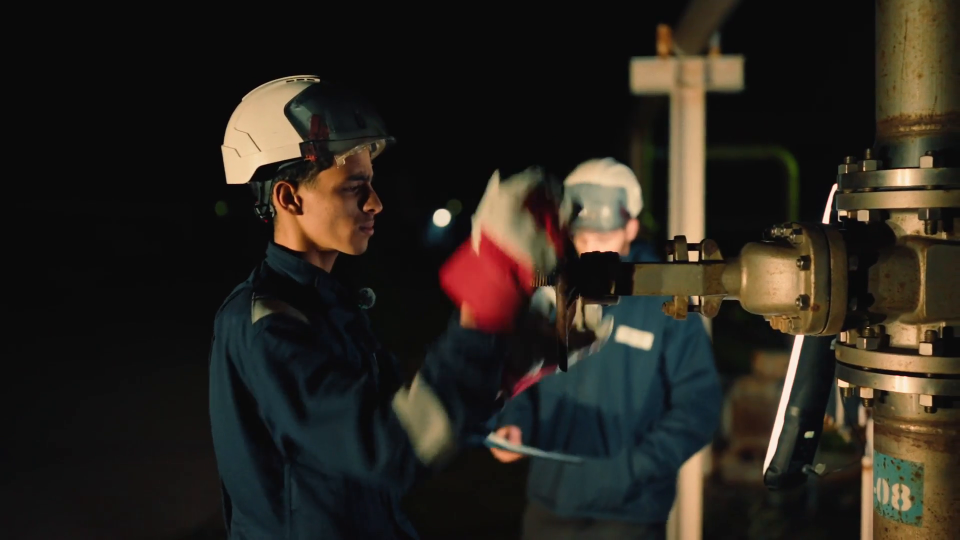
#> input picture frame 12 of video/15561206_1920_1080_25fps.mp4, 1920 x 1080 px, given in place of mantenimiento-1.mp4, which was not available (shown at 1/2 size)
$ python check_fps.py
#> lines starting #> are read from the running program, lines starting #| are printed output that depends on the picture
import cv2

cap = cv2.VideoCapture('video/mantenimiento-1.mp4')
fps = cap.get(cv2.CAP_PROP_FPS)
count = cap.get(cv2.CAP_PROP_FRAME_COUNT)
duration = count / fps if fps > 0 else 0
print(f"FPS: {fps}, Frame count: {count}, Duration: {duration:.2f} seconds")

# Read a few timestamps
for i in range(10):
    ret, frame = cap.read()
    if not ret: break
    msec = cap.get(cv2.CAP_PROP_POS_MSEC)
    print(f"Frame {i}: timestamp {msec:.1f}ms")
#> this loop made 10 passes
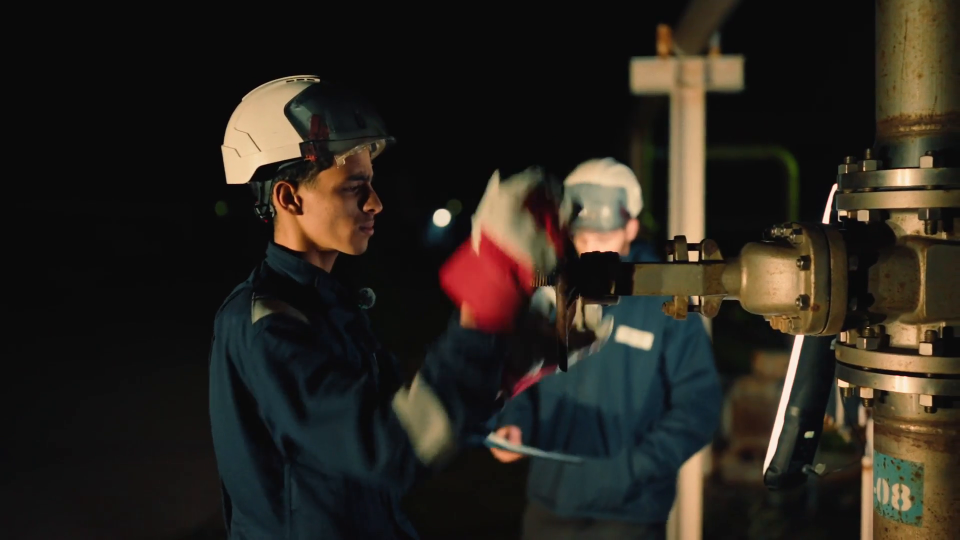
#> input picture frame 12 of video/15561206_1920_1080_25fps.mp4, 1920 x 1080 px, given in place of mantenimiento-1.mp4, which was not available (shown at 1/2 size)
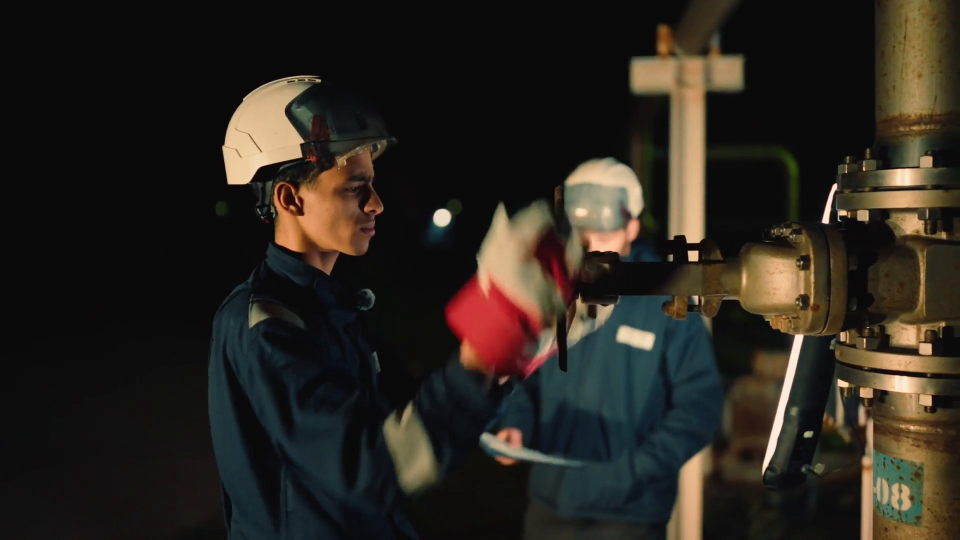
#> input picture frame 13 of video/15561206_1920_1080_25fps.mp4, 1920 x 1080 px, given in place of mantenimiento-1.mp4, which was not available (shown at 1/2 size)
#> pass 3, `ret, frame = cap.read()`:
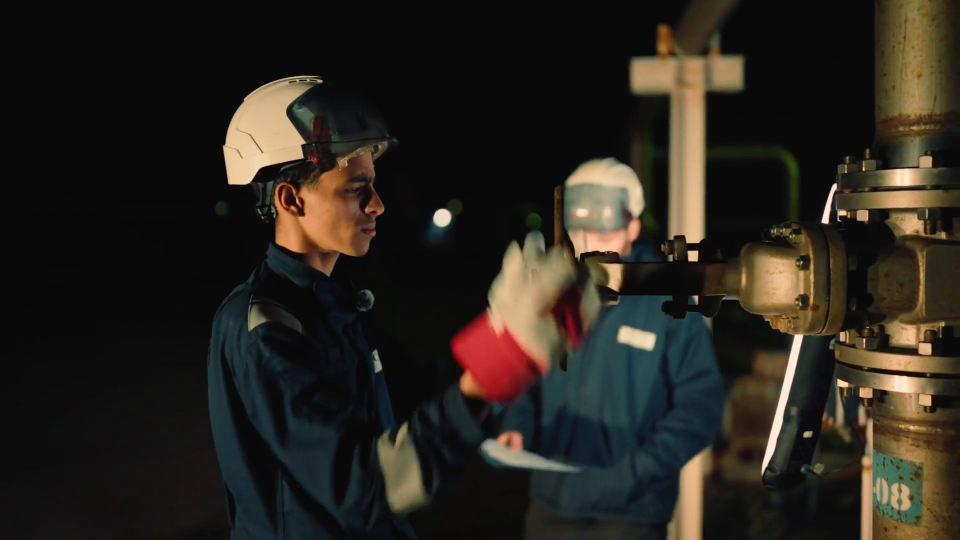
#> frame: shape (1080, 1920, 3) (shown at 1/2 size); mean B, G, R 30, 36.9, 41.6
cap.release()

$ run again, starting later in the video
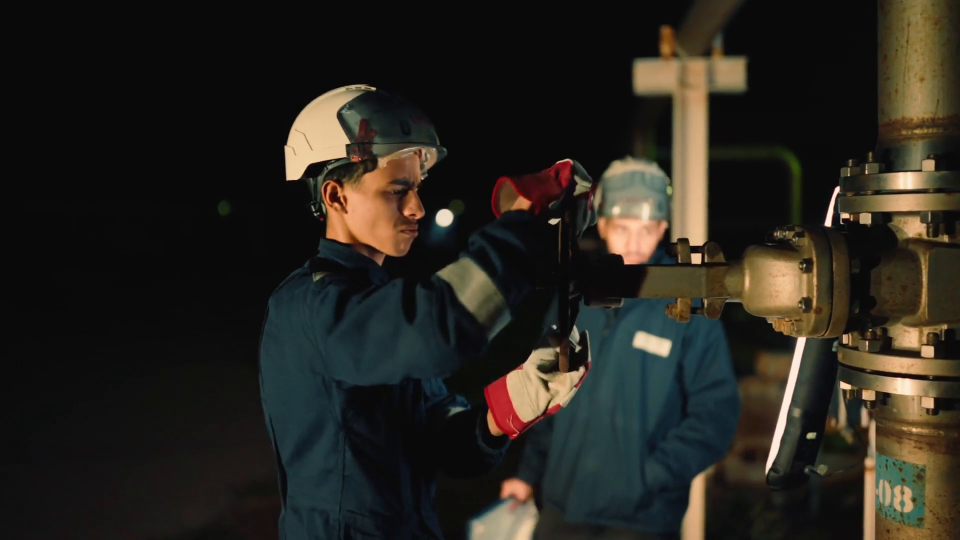
#> input picture frame 56 of video/15561206_1920_1080_25fps.mp4, 1920 x 1080 px, given in place of mantenimiento-1.mp4, which was not available (shown at 1/2 size)
#> the loop `for i in range(10):` made 10 passes
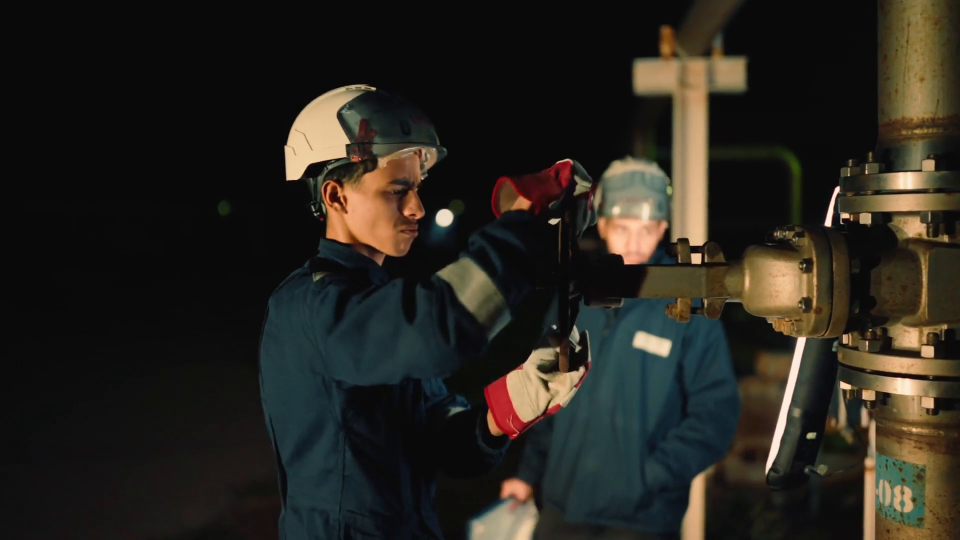
#> input picture frame 56 of video/15561206_1920_1080_25fps.mp4, 1920 x 1080 px, given in place of mantenimiento-1.mp4, which was not available (shown at 1/2 size)
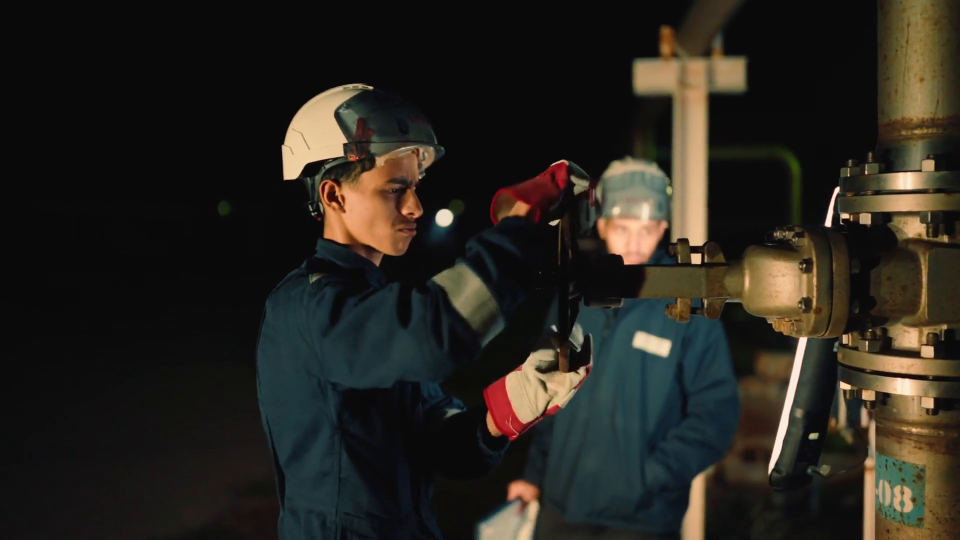
#> input picture frame 57 of video/15561206_1920_1080_25fps.mp4, 1920 x 1080 px, given in place of mantenimiento-1.mp4, which was not available (shown at 1/2 size)
#> pass 3, `ret, frame = cap.read()`:
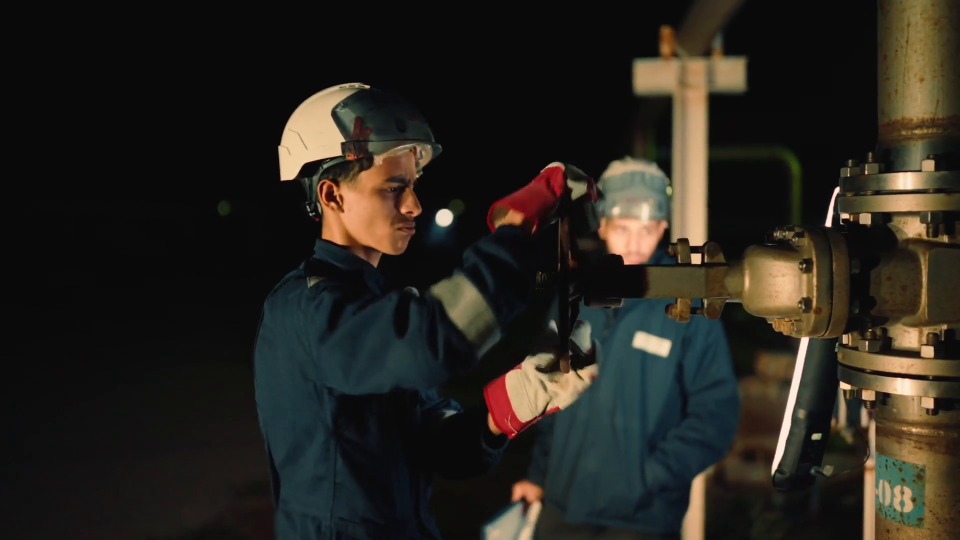
#> frame: shape (1080, 1920, 3) (shown at 1/2 size); mean B, G, R 30, 36.7, 40.1

$ run again, starting later in the video
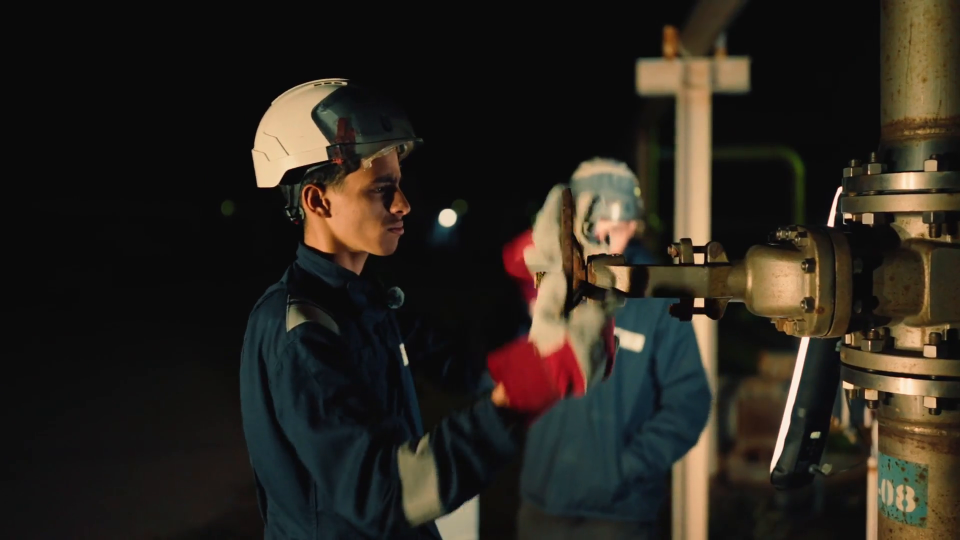
#> input picture frame 100 of video/15561206_1920_1080_25fps.mp4, 1920 x 1080 px, given in place of mantenimiento-1.mp4, which was not available (shown at 1/2 size)
#> the loop `for i in range(10):` made 10 passes
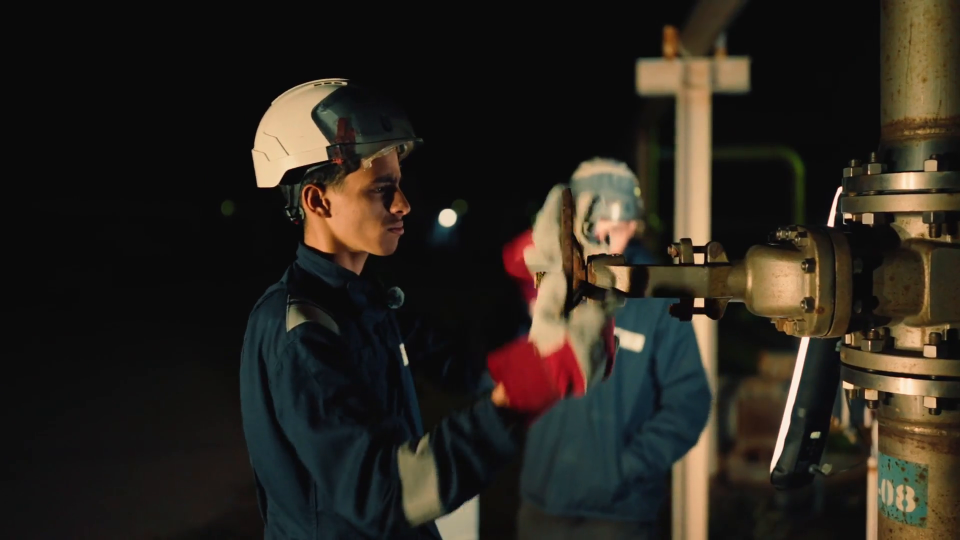
#> input picture frame 100 of video/15561206_1920_1080_25fps.mp4, 1920 x 1080 px, given in place of mantenimiento-1.mp4, which was not available (shown at 1/2 size)
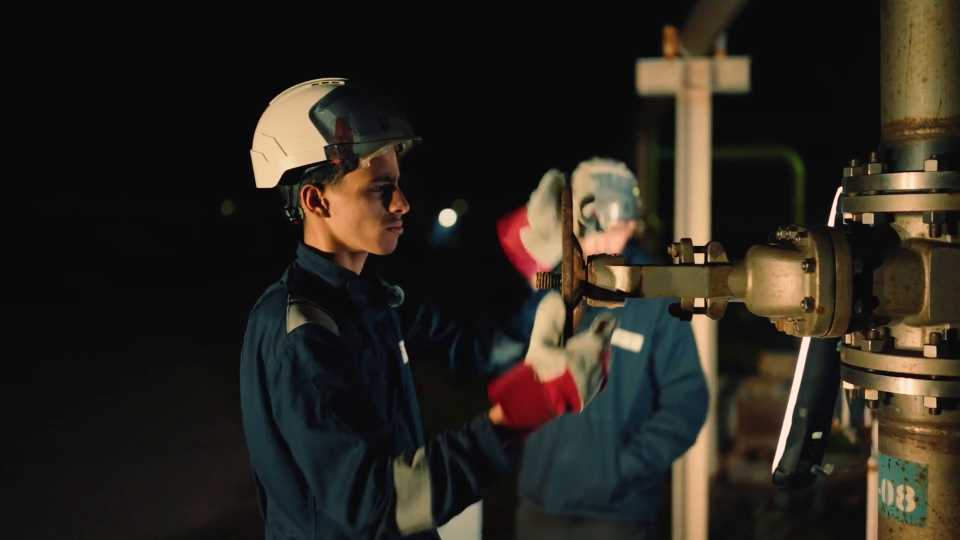
#> input picture frame 101 of video/15561206_1920_1080_25fps.mp4, 1920 x 1080 px, given in place of mantenimiento-1.mp4, which was not available (shown at 1/2 size)
#> pass 3, `ret, frame = cap.read()`:
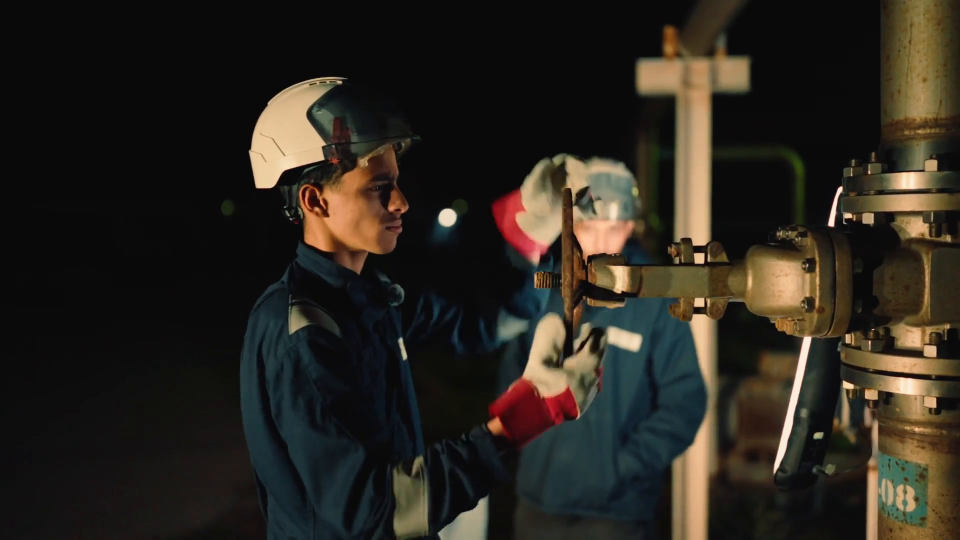
#> frame: shape (1080, 1920, 3) (shown at 1/2 size); mean B, G, R 30.5, 38.1, 42.9
